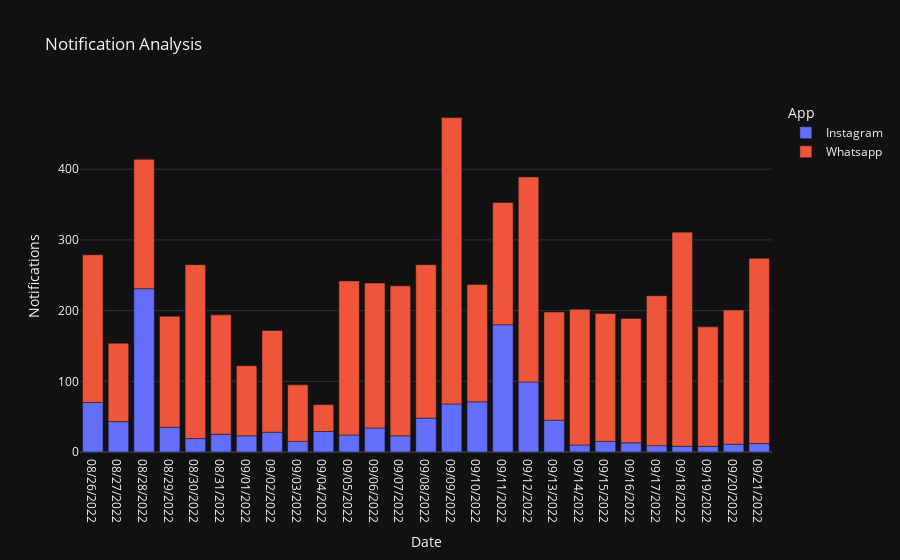

The cell this chart's notebook holds for it:
### Markdown cell above
Let's have look at the total number of notications per day per application

### Code cell
figure = px.bar(data_frame = data,
                x='Date',
                y='Notifications',
                color='App',
                title='Notification Analysis'
               )
figure.show()

### Figure 1 — Plotly figure (JSON) as saved in the notebook; plotly's stock layout.template omitted (floating-point values rounded to 4 significant figures)
{"data": [{"alignmentgroup": "True", "hovertemplate": "App=Instagram<br>Date=%{x}<br>Notifications=%{y}<extra></extra>", "legendgroup": "Instagram", "marker": {"color": "#636efa", "pattern": {"shape": ""}}, "name": "Instagram", "offsetgroup": "Instagram", "orientation": "v", "showlegend": true, "textposition": "auto", "x": ["08/26/2022", "08/27/2022", "08/28/2022", "08/29/2022", "08/30/2022", "08/31/2022", "09/01/2022", "09/02/2022", "09/03/2022", "09/04/2022", "09/05/2022", "09/06/2022", "09/07/2022", "09/08/2022", "09/09/2022", "09/10/2022", "09/11/2022", "09/12/2022", "09/13/2022", "09/14/2022", "09/15/2022", "09/16/2022", "09/17/2022", "09/18/2022", "09/19/2022", "09/20/2022", "09/21/2022"], "xaxis": "x", "y": [70, 43, 231, 35, 19, 25, 23, 28, 15, 29, 24, 34, 23, 48, 68, 71, 180, 99, 45, 10, 15, 13, 9, 8, 8, 11, 12], "yaxis": "y", "type": "bar"}, {"alignmentgroup": "True", "hovertemplate": "App=Whatsapp<br>Date=%{x}<br>Notifications=%{y}<extra></extra>", "legendgroup": "Whatsapp", "marker": {"color": "#EF553B", "pattern": {"shape": ""}}, "name": "Whatsapp", "offsetgroup": "Whatsapp", "orientation": "v", "showlegend": true, "textposition": "auto", "x": ["08/26/2022", "08/27/2022", "08/28/2022", "08/29/2022", "08/30/2022", "08/31/2022", "09/01/2022", "09/02/2022", "09/03/2022", "09/04/2022", "09/05/2022", "09/06/2022", "09/07/2022", "09/08/2022", "09/09/2022", "09/10/2022", "09/11/2022", "09/12/2022", "09/13/2022", "09/14/2022", "09/15/2022", "09/16/2022", "09/17/2022", "09/18/2022", "09/19/2022", "09/20/2022", "09/21/2022"], "xaxis": "x", "y": [209, 111, 183, 157, 246, 169, 99, 144, 80, 38, 218, 205, 212, 217, 405, 166, 173, 290, 153, 192, 181, 176, 212, 303, 169, 190, 262], "yaxis": "y", "type": "bar"}], "layout": {"xaxis": {"anchor": "y", "domain": [0.0, 1.0], "title": {"text": "Date"}}, "yaxis": {"anchor": "x", "domain": [0.0, 1.0], "title": {"text": "Notifications"}}, "legend": {"title": {"text": "App"}, "tracegroupgap": 0}, "title": {"text": "Notification Analysis"}, "barmode": "relative"}}
